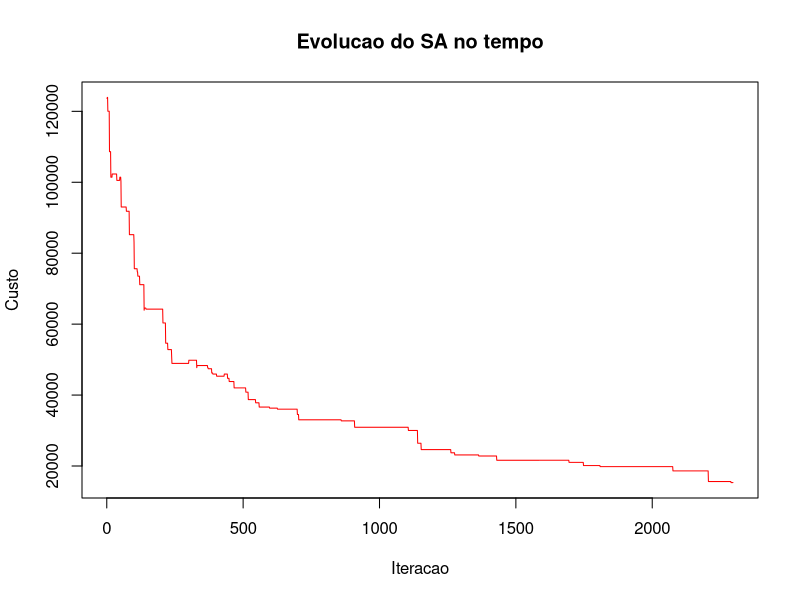

The R source for this figure:
#Funcao para fazer a primeira alocacao de turmas em suas salas
alocacao_inicial <- function(solucao, nhorarios, salas, turmas){
    #variavel para guardar a penalidade
    penalidade <- 0
    #varre a quantidade de horarios disponivel
    for(k in 1 : length(turmas[[1]])){
        #varre a quantidade de salas disponiveis
        for(i in 1 : nhorarios){
            #varre a quantidade de turmas
            for(j in 1 : length(salas[[1]])){
                #se nao foi alocado turma para a sala num determinado horario
                if(is.na(solucao[i,j])){
                    #caso a turma nao tenha sido alocada (POSICAO 4 indica que ainda nao teve sala alocada para a turma)
                    if(identical(turmas[[4]][k],FALSE)){
                        #verifica se a sala tem capacidade para a turma
                        if(salas[[2]][j] > turmas[[3]][k]){
                            #calcula a penalidade 
                            penalidade <- penalidade + (salas[[2]][j] - turmas[[3]][k]) * 0.02
                        }
                        #caso nao cabe a quantidade de alunos na sala
                        else{
                            #calcula uma penalidade maior
                            penalidade <- penalidade + (turmas[[3]][k] - salas[[2]][j]) * 100
                        }
                        #caso so precise alocar um horario
                        if(turmas[[2]][k] == 2){
                           #aloca o primeiro horario
                            solucao[i,j] <- turmas[[1]][k]
                            # verifica se cabe a aula
                            if(i + 1 <= nhorarios){
                                 #aloca o segundo horario
                                solucao[i + 1, j] <- turmas[[1]][k]
                            }
                            # senão cabe, não insere a turma, entretanto aplica penalidade pelo número de aulas que não 
                            # puderam ser inseridas
                            else{
                                penalidade <- penalidade + 100
                            }
                        }
                        #caso precise alocar quatros horarios de aula
                        else if(turmas[[2]][k] == 4){
                            #aloca o primeiro horario
                            solucao[i,j] <- turmas[[1]][k]
                            # um for agora para alocar as outras aulas
                            for(z in (i + 1) : (i + 3)){
                                 # verifica se cabe a aula
                                if(z <= nhorarios){
                                    solucao[z,j] <- turmas[[1]][k]
                                }
                                # senão cabe, não insere a turma, entretanto aplica penalidade pelo número de aulas que não puderam ser inseridas
                                else{
                                    penalidade <- penalidade + 100
                                }
                            }
                        }
                        #caso precise alocar seis horarios de aula
                        else if(turmas[[2]][k] == 6){ 
                            #aloca o primeiro
                            solucao[i,j] <- turmas[[1]][k]
                           # um for agora para alocar as outras aulas
                            for(z in (i + 1) : (i + 5)){
                                 # verifica se cabe a aula
                                if(z <= nhorarios){
                                    solucao[z,j] <- turmas[[1]][k]
                                }
                                # senão cabe, não insere a turma, entretanto aplica penalidade pelo número de aulas que não puderam ser inseridas
                                else{
                                    penalidade <- penalidade + 100
                                }
                            }
                        }
                        else if(turmas[[2]][k] == 8){
                            #aloca o primeiro
                            solucao[i,j] <- turmas[[1]][k]
                            # um for agora para alocar as outras aulas
                            for(z in (i + 1) : (i + 7)){
                                 # verifica se cabe a aula
                                if(z <= nhorarios){
                                    solucao[z,j] <- turmas[[1]][k]
                                }
                                # senão cabe, não insere a turma, entretanto aplica penalidade pelo número de aulas que não puderam ser inseridas
                                else{
                                    penalidade <- penalidade + 300
                                }
                            }
                        }
                        #coloca que a turma ja foi alocada com seus horarios
                        turmas[[4]][k] <- TRUE
                    }
                }
            }
        }
    }
    # retorna a solucao inicial
    return (solucao)
}

# função para gerir vizinhos novos formatos da matriz de alocação a fim de encontrar novos vizinhos possíveis
estrutura_vizinhanca_linha <- function(solucao, nhorarios, salas, turmas){
    # guarda a matriz solução
    matriz_vizinhanca <- solucao
    # variaives para verificar a quantidade de linhas e colunas
    linhas <- nhorarios
    colunas <- length(salas[[1]])
    # agora busca uma linha aleatória entre as linhas possíveis
    linha <- sample(1 : linhas, 1)
    # verifica se linha ou coluna foi selecionada para troca
    # caso a linha tenha sido preenchdida, pega a linha especifica da matriz
    linha_solucao <- matriz_vizinhanca[linha,]
    troca <- sample(1 : colunas, colunas, replace = FALSE)
    linha_solucao <- linha_solucao[troca]
    matriz_vizinhanca[linha,] <- linha_solucao
    # retorna a matriz modificada
    return (matriz_vizinhanca)
}

estrutura_vizinhanca_coluna <- function(solucao, nhorarios, salas, turmas){
    # guarda a matriz solução
    matriz_vizinhanca <- solucao
    # variaives para verificar a quantidade de linhas e colunas
    linhas <- nhorarios
    colunas <- length(salas[[1]])
    # agora busca uma coluna aleatória entre as colunas possíveis
    coluna <- sample(1 : colunas, 1)
    # verifica se coluna ou coluna foi selecionada para troca
    # caso a coluna tenha sido preenchdida, pega a coluna especifica da matriz
    coluna_solucao <- matriz_vizinhanca[,coluna]
    troca <- sample(1 : linhas, linhas, replace = FALSE)
    coluna_solucao <- coluna_solucao[troca]
    matriz_vizinhanca[,coluna] <- coluna_solucao
    # retorna a matriz modificada
    return (matriz_vizinhanca)
}

# método para executar a função objetiva, que avalia a penalidade e a retorna para ser refinada pelo SA
funcao_objetiva <- function(solucao,nhorarios, salas, turmas){
    penalidade <- 0
    #3 for's para varrer os horarios, salas e turmas
    for(i in 1 : nhorarios){
        for(j in 1 : length(salas[[1]])){
            for(k in 1 : length(turmas[[1]])){
                # verifica as penalidades da alocação presente da turma
                if(!(is.na(solucao[i,j]))){
                    if(solucao[i,j] == turmas[[1]][k]){
                        if(salas[[2]][j] > turmas[[3]][k]){
                            #calcula a penalidade 
                            penalidade <- penalidade + (salas[[2]][j] - turmas[[3]][k]) * 0.02
                        }
                        # caso a capacidade da sala for menor que a quantidade de alunos
                        else{
                            # penaliza severamente a alocação
                            penalidade <- penalidade + (turmas[[3]][k] - salas[[2]][j]) * 300
                        }
                    }
                }
            }
        }
    }
    # no final retorna a penalidade da alocação
    return (penalidade)
}
#funcao para realizar o simulated anneling de fato, recebe por parametro a temperatura de inicio, a temperatura de parada
# a quantidade de vizinhos máximos a gerar, e as variaveis de tamanho da matriz
simulated_anneling <- function(tinicial, tfinal, alpha, samax, nhorarios, salas, turmas){
    # pega o tamanho das listas
    nsalas <- length(salas[[1]])
    nturmas <- length(turmas[[1]])
    # instancia a matriz da solução inicial
    solucao_atual <- matrix(NA, nhorarios, nsalas)
    # aloca valores aleatórios de para a solução atual, e a guarda também como a melhor até o momento
    solucao_atual <- alocacao_inicial(solucao_atual, nhorarios, salas, turmas)
    # guarda sua penalidade como a atual e também a melhor
    penalidade_atual <- funcao_objetiva(solucao_atual, nhorarios, salas, turmas)
    #guarda então os resultados da primeira alocação como a melhor solução até o momento
    solucao_melhor <- solucao_atual
    penalidade_menor <- penalidade_atual
    # guarda as soluções
    Y <- c(penalidade_atual)
    # inicia a temperatura com o valor da temperatura inicial
    temperatura <- tinicial
    # executa um while até a temperatura ser menor que a temperatura de parada
    while(temperatura > tfinal){
        # agora um laço for para calcular a quantidade de vizinhos de acordo com o SAMAX
        for(i in 1 : samax){
            verifica_troca <- sample(0:1,1)
            if(verifica_troca == 0){
                # usa a função de estrutura de vizinhança para gerar novas possibilidades de vizinhos
                vizinho <- estrutura_vizinhanca_linha(solucao_atual, nhorarios, salas, turmas)
            }
            else if(verifica_troca == 1){
                # usa a função de estrutura de vizinhança para gerar novas possibilidades de vizinhos
                vizinho <- estrutura_vizinhanca_coluna(solucao_atual, nhorarios, salas, turmas)
            }
            # pega o valor da função objetiva do vizinho gerado
            penalidade_vizinho <- funcao_objetiva(vizinho, nhorarios, salas, turmas)
            # calcula o delta entre o vizinho e a solução anterior
            delta <- penalidade_vizinho - penalidade_atual
            # verifica se o delta for menor que zera, quer dizr que o vizinho tem uma penalidade melhor que a atual
            if(delta < 0){
                # assim atualiza a solução atual e a penalidade atual
                solucao_atual <- vizinho
                penalidade_atual <- penalidade_vizinho
                # verifica também se o vizinho encontrado, é o melhor de todos
                if(penalidade_vizinho < penalidade_menor){
                    # atualiza também como melhor de todos, solução e a penalidade
                    solucao_melhor <- vizinho
                    penalidade_menor <- penalidade_vizinho
                }
            }
            # senão for negativo o delta, verifica o criterio de Boltzman para validar se pode aceita-la como uma possível solução ainda
            else{
                # pega a probabilidade a partir da forma (euler^(-delta/temperatura))
				probabilidade <- exp(-delta/temperatura)
                # pega um valor aleatorio para verificar a probabilidade gerada anteriormente
				valor_aleatorio <- runif(1,0,1)
                # se o valor gerado for menor ou igual a probabilidade, quer dizer que a probabilidade foi aceita 
				if(valor_aleatorio <= probabilidade){
					# então como a probabilidade de ser aceita uma solução pior foi aceita, atualiza os valores
                    solucao_atual <- vizinho
                    penalidade_atual <- penalidade_vizinho
				}
			}
            # Atualiza os vetores para plot do grafico
			Y <- c(Y, penalidade_atual)
        }
        # atualiza a temperatura
        temperatura <- alpha * temperatura
    }
    # plota a variação de resultados
    nome <- paste('evolucao-sa.png_',penalidade_menor)
    nome <-paste(nome,Sys.time()) 
    png(nome, width=1600)
	plot(1:length(Y), Y, type='l', col='red', main='Evolucao do SA no tempo', xlab='Iteracao', ylab='Custo')
	dev.off()
    # retorna no final a melhor solução e a penalidade menor
    r <- list(solucao_melhor,penalidade_menor)
    return (r)
}

# instancia os vetores de id das salas e suas capacidades
id_salas <- c(15,16,21,22,23,24,25,26,27,31,32,33,34,35,36,37,38,39)
capacidades_salas <- c(44,81,57,55,33,34,41,82,44,40,35,33,23,31,36,41,64,40)
# depois joga em uma lista para ser acessada facilmente no método do simulate anneling
salas <- list(id_salas,capacidades_salas)
# faz o mesmo com as turmas(1 a 4 tecnico em computação, 11 a 14 técnico em eletrotecnica, 21 a 24 técnico em 
# administração, 31 a 34 bacharel em administração, 41 a 44, bacharel em engenharia elétrica e 51 a 54, bacharel em computação)
id_turmas <- c(1,2,3,4,11,12,13,14,21,22,23,24,31,32,33,34,41,42,43,44,51,52,53,54)
qnt_aulas <- c(4,4,2,4,2,4,6,6,4,4,2,2,4,6,6,2,4,6,4,4,2,4,6,4)
qnt_alunos <- sample(20:60,length(id_turmas))
estado_alocacao <- c(rep(FALSE,length(id_turmas)))
#aulas_naoalocadas <- c(rep(NA,length(id_turmas)))
# adiciona depois tudo na lista de turmas
turmas <- list(id_turmas, qnt_aulas, qnt_alunos, estado_alocacao)

nhorarios <- 10
print(simulated_anneling(1000, 10, 0.99, 5, nhorarios, salas, turmas))
